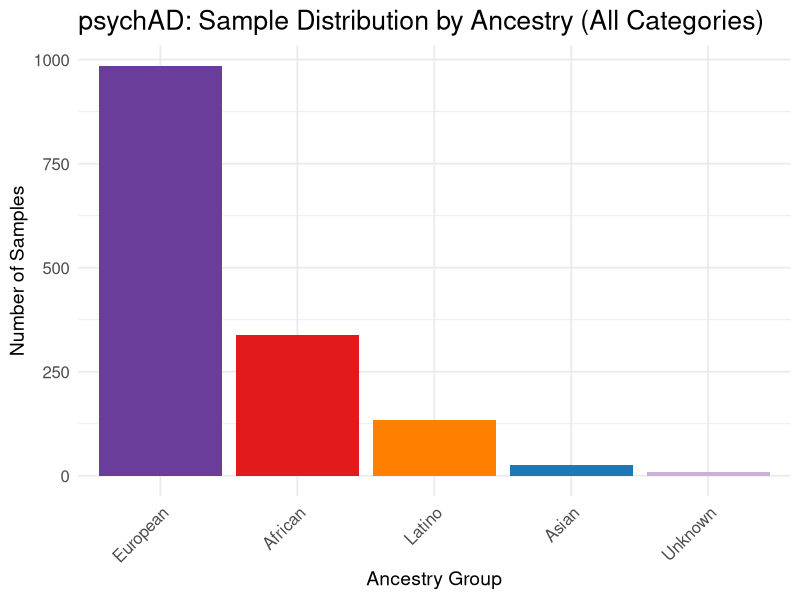
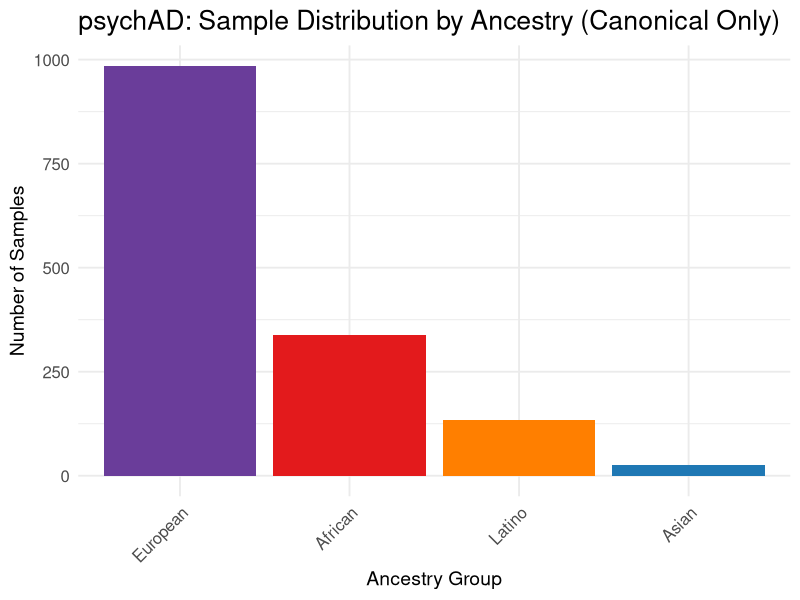
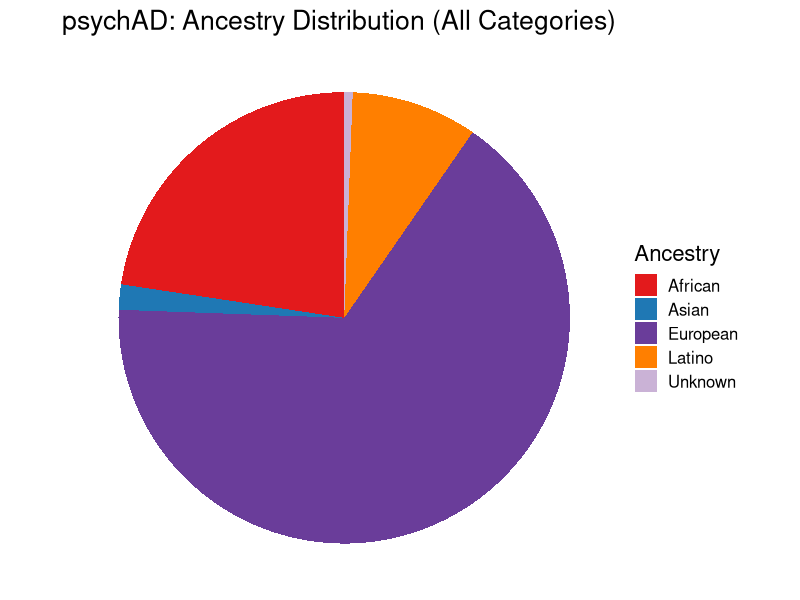
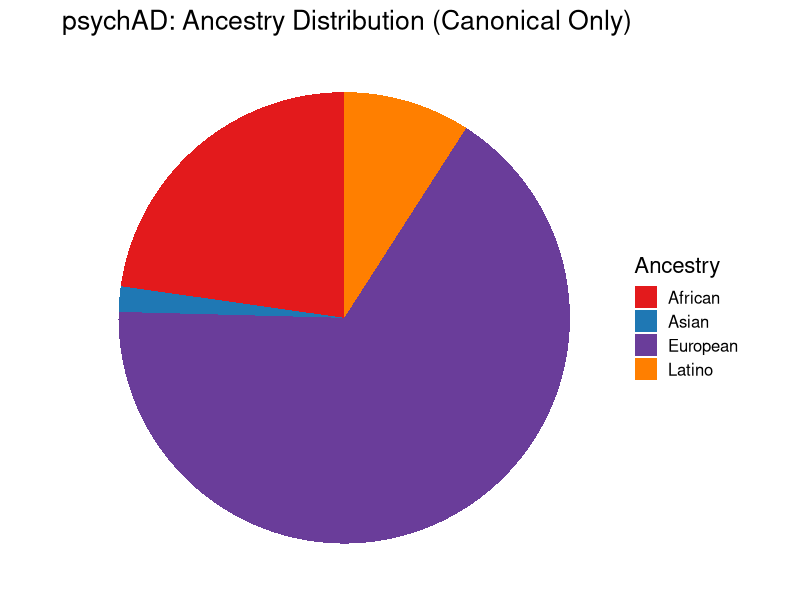
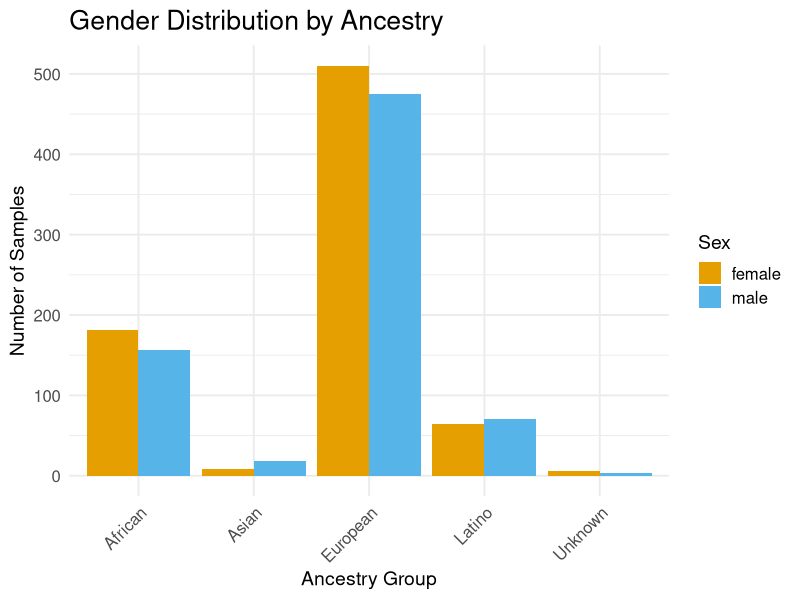
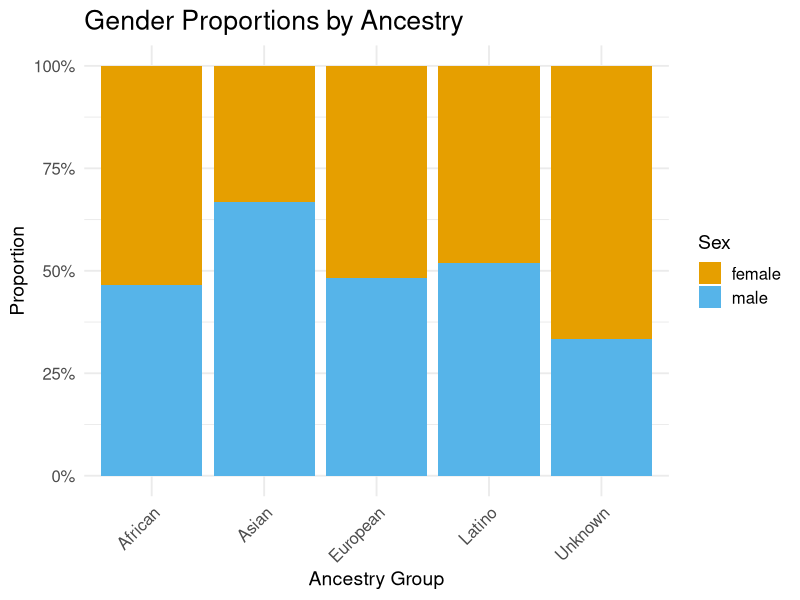
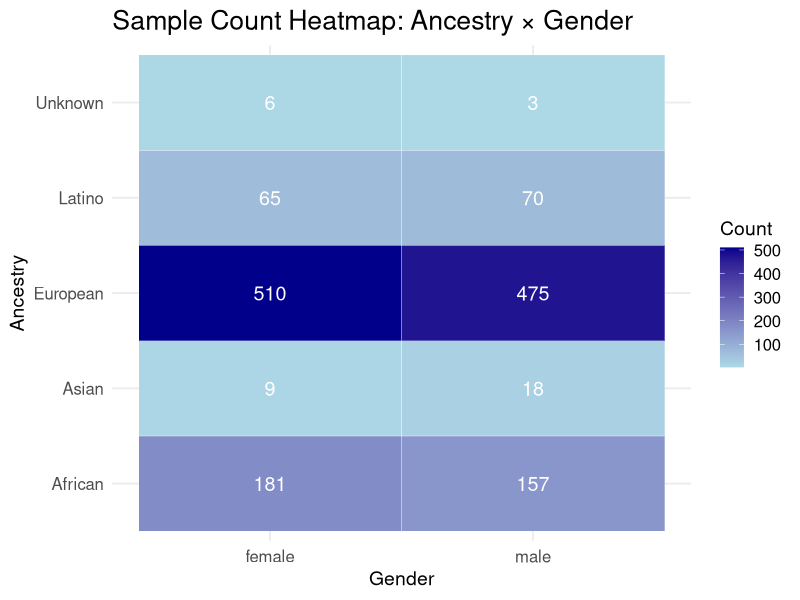
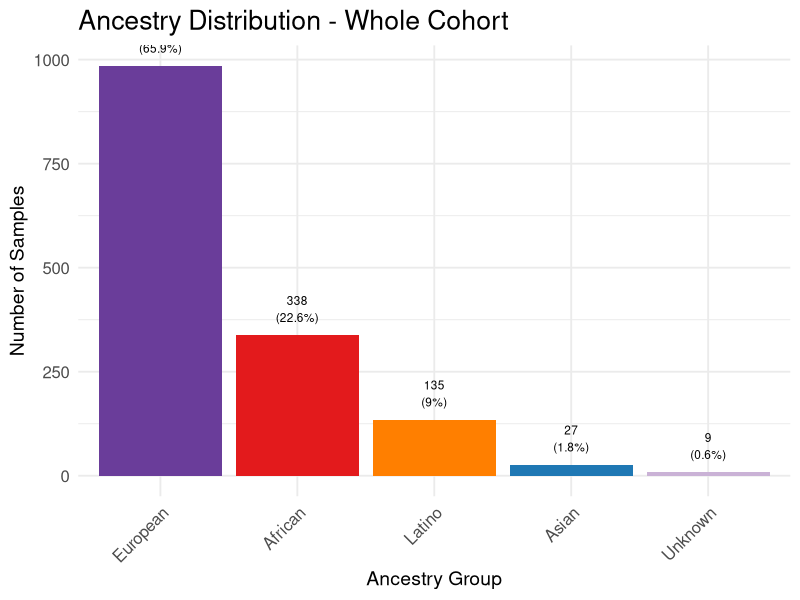

The R source for these figures, in order:
# Ancestry and Gender Bias Analysis
# Analysis of psychAD media dataset for equity and representation bias

# Load required libraries
library(ggplot2)
library(dplyr)
library(tidyr)
library(stringr)
library(scales)

# Create output directory
dir.create("out", showWarnings = FALSE)

# Set global theme for larger fonts
theme_set(theme_minimal(base_size = 14))  # Increase base font size

# Initialize logging
log_file <- "out/psychAD_analysis_log.txt"
cat("", file = log_file)  # Clear the log file

# Function to log messages to both console and file
log_message <- function(message) {
  cat(message, "\n")
  cat(message, "\n", file = log_file, append = TRUE)
}

# Define consistent color palettes for ancestry and sex (used throughout all plots)
ancestry_colors <- c("African" = "#E31A1C", "Latino" = "#FF7F00", "Asian" = "#1F78B4",
                     "European" = "#6A3D9A",
                     "Unknown" = "#CAB2D6", "Other" = "#FDBF6F")

sex_colors <- c("female" = "#E69F00", "male" = "#56B4E9")

# Load data
log_message("Loading psychAD media dataset...")
data <- read.csv("data/psych-AD_media-1.csv", stringsAsFactors = FALSE)

# Clean ancestry categories with new definitions
data$Ancestry_clean <- case_when(
  data$Ancestry == "AFR" ~ "African",
  data$Ancestry == "AMR" ~ "Latino",  # AMR becomes Latino
  data$Ancestry %in% c("EAS", "SAS") ~ "Asian",  # Combine EAS and SAS into Asian
  data$Ancestry == "EUR" ~ "European",
  data$Ancestry == "EAS_SAS" ~ "Asian",  # Mixed Asian category goes to Asian
  data$Ancestry == "Unknown" | is.na(data$Ancestry) ~ "Unknown",  # Missing or explicitly unknown
  TRUE ~ "Other"  # Any other reported values that don't fit canonical categories
)

# Basic data overview
log_message("Dataset loaded successfully!")
log_message(paste("Total samples:", nrow(data)))
log_message(paste("Total variables:", ncol(data)))

# ============================================================================
# 1. DATASET COMPOSITION OVERVIEW
# ============================================================================

log_message("\n=== DATASET COMPOSITION OVERVIEW ===")

# Basic counts
total_samples <- nrow(data)
cohort_counts <- table(data$cohort)
log_message(paste("Total samples:", total_samples))
log_message("Cohort distribution:")
capture.output(print(cohort_counts), file = log_file, append = TRUE)

# ============================================================================
# 2. ANCESTRY DISTRIBUTION ANALYSIS  
# ============================================================================

log_message("\n=== ANCESTRY DISTRIBUTION ANALYSIS ===")

# Clean and examine ancestry data
ancestry_counts <- table(data$Ancestry_clean, useNA = "always")
log_message("Ancestry distribution:")
capture.output(print(ancestry_counts), file = log_file, append = TRUE)

# Calculate percentages
ancestry_pct <- round(prop.table(ancestry_counts) * 100, 2)
log_message("\nAncestry percentages:")
capture.output(print(ancestry_pct), file = log_file, append = TRUE)

# Create ancestry summary table
ancestry_summary <- data.frame(
  Ancestry = names(ancestry_counts),
  Count = as.numeric(ancestry_counts),
  Percentage = as.numeric(ancestry_pct)
)

log_message("\nAncestry Summary Table:")
capture.output(print(ancestry_summary), file = log_file, append = TRUE)

# Visualize ancestry distribution - Version 1: Including Unknown/Other
p1_full <- ggplot(data = subset(ancestry_summary, !is.na(Ancestry)),
             aes(x = reorder(Ancestry, -Count), y = Count, fill = Ancestry)) +
  geom_bar(stat = "identity") +
  theme_minimal(base_size = 14) +
  labs(title = "psychAD: Sample Distribution by Ancestry (All Categories)",
       x = "Ancestry Group",
       y = "Number of Samples") +
  theme(axis.text.x = element_text(angle = 45, hjust = 1, size = 12),
        axis.text.y = element_text(size = 12),
        axis.title = element_text(size = 14),
        title = element_text(size = 16),
        legend.position = "none") +
  scale_fill_manual(values = ancestry_colors)

ggsave("out/psychAD_ancestry_distribution_barplot_full.pdf", p1_full, width = 4, height = 3)
log_message("Saved: psychAD_ancestry_distribution_barplot_full.pdf")

# Version 2: Excluding Unknown/Other
ancestry_summary_canonical <- subset(ancestry_summary, !is.na(Ancestry) &
                                    !Ancestry %in% c("Unknown", "Other"))

p1_canonical <- ggplot(data = ancestry_summary_canonical,
             aes(x = reorder(Ancestry, -Count), y = Count, fill = Ancestry)) +
  geom_bar(stat = "identity") +
  theme_minimal(base_size = 14) +
  labs(title = "psychAD: Sample Distribution by Ancestry (Canonical Only)",
       x = "Ancestry Group",
       y = "Number of Samples") +
  theme(axis.text.x = element_text(angle = 45, hjust = 1, size = 12),
        axis.text.y = element_text(size = 12),
        axis.title = element_text(size = 14),
        title = element_text(size = 16),
        legend.position = "none") +
  scale_fill_manual(values = ancestry_colors)

ggsave("out/psychAD_ancestry_distribution_barplot_canonical.pdf", p1_canonical, width = 4, height = 3)
log_message("Saved: psychAD_ancestry_distribution_barplot_canonical.pdf")

# Pie chart for ancestry - Version 1: Including Unknown/Other
p2_full <- ggplot(data = subset(ancestry_summary, !is.na(Ancestry)),
             aes(x = "", y = Count, fill = Ancestry)) +
  geom_bar(stat = "identity", width = 1) +
  coord_polar("y", start = 0) +
  theme_void(base_size = 14) +
  labs(title = "psychAD: Ancestry Distribution (All Categories)") +
  theme(title = element_text(size = 16),
        legend.text = element_text(size = 12)) +
  scale_fill_manual(values = ancestry_colors)

ggsave("out/psychAD_ancestry_distribution_pie_full.pdf", p2_full, width = 4, height = 3)
log_message("Saved: psychAD_ancestry_distribution_pie_full.pdf")

# Version 2: Excluding Unknown/Other
p2_canonical <- ggplot(data = ancestry_summary_canonical,
             aes(x = "", y = Count, fill = Ancestry)) +
  geom_bar(stat = "identity", width = 1) +
  coord_polar("y", start = 0) +
  theme_void(base_size = 14) +
  labs(title = "psychAD: Ancestry Distribution (Canonical Only)") +
  theme(title = element_text(size = 16),
        legend.text = element_text(size = 12)) +
  scale_fill_manual(values = ancestry_colors)

ggsave("out/psychAD_ancestry_distribution_pie_canonical.pdf", p2_canonical, width = 4, height = 3)
log_message("Saved: psychAD_ancestry_distribution_pie_canonical.pdf")

# ============================================================================
# 3. GENDER DISTRIBUTION ANALYSIS
# ============================================================================

log_message("\n=== GENDER DISTRIBUTION ANALYSIS ===")

# Overall gender distribution
sex_counts <- table(data$sex, useNA = "always")
log_message("Overall gender distribution:")
capture.output(print(sex_counts), file = log_file, append = TRUE)

sex_pct <- round(prop.table(sex_counts) * 100, 2)
log_message("\nGender percentages:")
capture.output(print(sex_pct), file = log_file, append = TRUE)

# Gender distribution by ancestry
sex_ancestry_table <- table(data$Ancestry_clean, data$sex, useNA = "always")
log_message("\nGender by ancestry cross-tabulation:")
capture.output(print(sex_ancestry_table), file = log_file, append = TRUE)

# Convert to proportions within each ancestry
sex_ancestry_prop <- prop.table(sex_ancestry_table, margin = 1)
log_message("\nGender proportions within each ancestry:")
capture.output(print(round(sex_ancestry_prop, 3)), file = log_file, append = TRUE)

# Visualize gender by ancestry
# Prepare data for plotting
plot_data <- data %>%
  filter(!is.na(Ancestry_clean) & !is.na(sex)) %>%
  count(Ancestry_clean, sex) %>%
  group_by(Ancestry_clean) %>%
  mutate(prop = n/sum(n))

p3 <- ggplot(plot_data, aes(x = Ancestry_clean, y = n, fill = sex)) +
  geom_bar(stat = "identity", position = "dodge") +
  theme_minimal(base_size = 14) +
  labs(title = "Gender Distribution by Ancestry",
       x = "Ancestry Group",
       y = "Number of Samples",
       fill = "Sex") +
  theme(axis.text.x = element_text(angle = 45, hjust = 1, size = 12),
        axis.text.y = element_text(size = 12),
        axis.title = element_text(size = 14),
        title = element_text(size = 16),
        legend.text = element_text(size = 12),
        legend.title = element_text(size = 14)) +
  scale_fill_manual(values = sex_colors)

ggsave("out/psychAD_gender_by_ancestry_barplot_full.pdf", p3, width = 5, height = 3)
log_message("Saved: psychAD_gender_by_ancestry_barplot_full.pdf")

# Stacked proportional bar chart
p4 <- ggplot(plot_data, aes(x = Ancestry_clean, y = prop, fill = sex)) +
  geom_bar(stat = "identity", position = "stack") +
  theme_minimal(base_size = 14) +
  labs(title = "Gender Proportions by Ancestry",
       x = "Ancestry Group",
       y = "Proportion",
       fill = "Sex") +
  theme(axis.text.x = element_text(angle = 45, hjust = 1, size = 12),
        axis.text.y = element_text(size = 12),
        axis.title = element_text(size = 14),
        title = element_text(size = 16),
        legend.text = element_text(size = 12),
        legend.title = element_text(size = 14)) +
  scale_fill_manual(values = sex_colors) +
  scale_y_continuous(labels = scales::percent)

ggsave("out/gender_proportions_by_ancestry.pdf", p4, width = 5, height = 3)
log_message("Saved: gender_proportions_by_ancestry.pdf")

# ============================================================================
# 3.5. DISEASE DISTRIBUTION ANALYSIS
# ============================================================================

log_message("\n=== DISEASE DISTRIBUTION ANALYSIS ===")

# Create disease status variables with control category
disease_data <- data %>%
  mutate(
    # Combine AD cross-disorder and AD diagnosis
    AD_combined = ifelse((crossDis_AD == 1 | dx_AD == 1) %in% TRUE, 1, 0),
    # Use individual cross-disorders for others
    SCZ = ifelse(crossDis_SCZ == 1 %in% TRUE, 1, 0),
    DLBD = ifelse(crossDis_DLBD == 1 %in% TRUE, 1, 0),
    Vascular = ifelse(crossDis_Vas == 1 %in% TRUE, 1, 0),
    BD = ifelse(crossDis_BD == 1 %in% TRUE, 1, 0),
    Tau = ifelse(crossDis_Tau == 1 %in% TRUE, 1, 0),
    PD = ifelse(crossDis_PD == 1 %in% TRUE, 1, 0),
    FTD = ifelse(crossDis_FTD == 1 %in% TRUE, 1, 0),
    Dementia = ifelse(Dementia == 1 %in% TRUE, 1, 0),
    # Create control category: samples without any of the diseases listed
    Any_Disease = ifelse(AD_combined == 1 | SCZ == 1 | DLBD == 1 | Vascular == 1 |
                        BD == 1 | Tau == 1 | PD == 1 | FTD == 1 | Dementia == 1, 1, 0),
    Control = ifelse(Any_Disease == 0, 1, 0)
  )

# Disease distribution counts
disease_counts <- disease_data %>%
  summarise(
    AD_combined = sum(AD_combined, na.rm = TRUE),
    SCZ = sum(SCZ, na.rm = TRUE),
    DLBD = sum(DLBD, na.rm = TRUE),
    Vascular = sum(Vascular, na.rm = TRUE),
    BD = sum(BD, na.rm = TRUE),
    Tau = sum(Tau, na.rm = TRUE),
    PD = sum(PD, na.rm = TRUE),
    FTD = sum(FTD, na.rm = TRUE),
    Dementia = sum(Dementia, na.rm = TRUE),
    Control = sum(Control, na.rm = TRUE),
    Total_samples = n()
  )

log_message("Disease distribution counts:")
capture.output(print(disease_counts), file = log_file, append = TRUE)

# Disease distribution by ancestry
disease_ancestry_summary <- disease_data %>%
  filter(!is.na(Ancestry_clean)) %>%
  group_by(Ancestry_clean) %>%
  summarise(
    n_total = n(),
    AD_combined = sum(AD_combined, na.rm = TRUE),
    SCZ = sum(SCZ, na.rm = TRUE),
    DLBD = sum(DLBD, na.rm = TRUE),
    Vascular = sum(Vascular, na.rm = TRUE),
    BD = sum(BD, na.rm = TRUE),
    Tau = sum(Tau, na.rm = TRUE),
    PD = sum(PD, na.rm = TRUE),
    FTD = sum(FTD, na.rm = TRUE),
    Dementia = sum(Dementia, na.rm = TRUE),
    Control = sum(Control, na.rm = TRUE),
    .groups = 'drop'
  )

log_message("\nDisease distribution by ancestry:")
capture.output(print(disease_ancestry_summary), file = log_file, append = TRUE)

# Disease distribution by sex
disease_sex_summary <- disease_data %>%
  filter(!is.na(sex)) %>%
  group_by(sex) %>%
  summarise(
    n_total = n(),
    AD_combined = sum(AD_combined, na.rm = TRUE),
    SCZ = sum(SCZ, na.rm = TRUE),
    DLBD = sum(DLBD, na.rm = TRUE),
    Vascular = sum(Vascular, na.rm = TRUE),
    BD = sum(BD, na.rm = TRUE),
    Tau = sum(Tau, na.rm = TRUE),
    PD = sum(PD, na.rm = TRUE),
    FTD = sum(FTD, na.rm = TRUE),
    Dementia = sum(Dementia, na.rm = TRUE),
    Control = sum(Control, na.rm = TRUE),
    .groups = 'drop'
  )

log_message("\nDisease distribution by sex:")
capture.output(print(disease_sex_summary), file = log_file, append = TRUE)

log_message("\n=== STEP 1-3 COMPLETED ===")
log_message("✓ Dataset composition overview completed")
log_message("✓ Ancestry distribution analysis completed")
log_message("✓ Gender distribution analysis completed")
log_message("✓ Disease distribution analysis completed")

# ============================================================================
# 4. REPRESENTATION BIAS ANALYSIS
# ============================================================================

log_message("\n=== REPRESENTATION BIAS ANALYSIS ===")

# Intersectional analysis (ancestry × gender)
intersectional_counts <- data %>%
  filter(!is.na(Ancestry_clean) & !is.na(sex)) %>%
  count(Ancestry_clean, sex) %>%
  spread(sex, n, fill = 0) %>%
  mutate(Total = female + male,
         Female_Pct = round(female/Total * 100, 1),
         Male_Pct = round(male/Total * 100, 1))

log_message("Intersectional analysis (Ancestry × Gender):")
capture.output(print(intersectional_counts), file = log_file, append = TRUE)

# Identify underrepresented groups
total_samples_clean <- sum(intersectional_counts$Total)
intersectional_counts$Overall_Pct <- round(intersectional_counts$Total / total_samples_clean * 100, 2)

# Flag groups with < 5% representation
underrep_threshold <- 5
underrepresented <- intersectional_counts[intersectional_counts$Overall_Pct < underrep_threshold, ]
log_message("\nUnderrepresented ancestry groups (< 5% of total):")
capture.output(print(underrepresented), file = log_file, append = TRUE)

# Create heatmap showing sample counts
heatmap_data <- data %>%
  filter(!is.na(Ancestry_clean) & !is.na(sex)) %>%
  count(Ancestry_clean, sex)

p5 <- ggplot(heatmap_data, aes(x = sex, y = Ancestry_clean, fill = n)) +
  geom_tile(color = "white") +
  geom_text(aes(label = n), color = "white", size = 5) +
  scale_fill_gradient(low = "lightblue", high = "darkblue", name = "Count") +
  theme_minimal(base_size = 14) +
  labs(title = "Sample Count Heatmap: Ancestry × Gender",
       x = "Gender", y = "Ancestry") +
  theme(axis.text.x = element_text(angle = 0, size = 12),
        axis.text.y = element_text(size = 12),
        axis.title = element_text(size = 14),
        title = element_text(size = 16),
        legend.text = element_text(size = 12),
        legend.title = element_text(size = 14))

ggsave("out/intersectional_heatmap.pdf", p5, width = 4, height = 3)
log_message("Saved: intersectional_heatmap.pdf")

# Missing data patterns by demographics
missing_analysis <- data %>%
  select(Ancestry_clean, sex, ageDeath, PMI, apoeGenotype, CERAD, Braak) %>%
  gather(variable, value, -Ancestry_clean, -sex) %>%
  group_by(Ancestry_clean, sex, variable) %>%
  summarise(missing_count = sum(is.na(value)),
            total_count = n(),
            missing_pct = round(missing_count/total_count * 100, 1),
            .groups = 'drop')

log_message("\nMissing data patterns by ancestry and gender:")
capture.output(print(missing_analysis), file = log_file, append = TRUE)

log_message("\n=== STEP 4 COMPLETED ===")
log_message("✓ Representation bias analysis completed")

# ============================================================================
# ADDITIONAL PLOTS REQUESTED
# ============================================================================

log_message("\n=== STATISTICAL ANALYSIS ===")

# Load additional packages for statistical tests
if (!require(car, quietly = TRUE)) {
  install.packages("car")
  library(car)
}

# 1. Hypothesis Testing
log_message("\n--- Hypothesis Testing ---")

# Chi-square test for ancestry distribution vs expected equal distribution
ancestry_for_test <- data$Ancestry_clean[!is.na(data$Ancestry_clean) & data$Ancestry_clean != "Unknown"]
chisq_ancestry <- chisq.test(table(ancestry_for_test))
log_message("Chi-square test for ancestry distribution:")
log_message(paste("X-squared =", chisq_ancestry$statistic, ", p-value =", chisq_ancestry$p.value))

# Chi-square test for gender balance within each ancestry
for (anc in unique(ancestry_for_test)) {
  anc_data <- data[data$Ancestry_clean == anc & !is.na(data$sex), ]
  if (nrow(anc_data) > 10) {  # Only test if sufficient sample size
    gender_test <- chisq.test(table(anc_data$sex))
    log_message(paste("Gender balance in", anc, "- Chi-square p-value:", gender_test$p.value))
  }
}

# 2. Equity Metrics
log_message("\n--- Equity Metrics ---")

# Calculate representation ratios (actual vs expected equal representation)
total_samples_analysis <- nrow(data[!is.na(data$Ancestry_clean) & data$Ancestry_clean != "Unknown", ])
unique_ancestries <- unique(data$Ancestry_clean[!is.na(data$Ancestry_clean) & data$Ancestry_clean != "Unknown"])
expected_equal <- total_samples_analysis / length(unique_ancestries)

equity_metrics <- data %>%
  filter(!is.na(Ancestry_clean) & Ancestry_clean != "Unknown") %>%
  count(Ancestry_clean) %>%
  mutate(
    expected_equal = expected_equal,
    representation_ratio = n / expected_equal,
    equity_index = ifelse(representation_ratio > 1, 1/representation_ratio, representation_ratio)
  )

log_message("Representation ratios (>1 = overrepresented, <1 = underrepresented):")
capture.output(print(equity_metrics), file = log_file, append = TRUE)

# Simpson's Diversity Index
simpson_diversity <- 1 - sum((equity_metrics$n / sum(equity_metrics$n))^2)
log_message(paste("Simpson's Diversity Index:", round(simpson_diversity, 3)))

# Shannon's Diversity Index
shannon_diversity <- -sum((equity_metrics$n / sum(equity_metrics$n)) * log(equity_metrics$n / sum(equity_metrics$n)))
log_message(paste("Shannon's Diversity Index:", round(shannon_diversity, 3)))

# 3. Missing Data Analysis
log_message("\n--- Missing Data Analysis ---")

# Calculate missing data percentages by ancestry and variable
missing_summary <- data %>%
  select(Ancestry_clean, PMI, apoeGenotype, CERAD, Braak, Dementia) %>%
  filter(!is.na(Ancestry_clean)) %>%
  group_by(Ancestry_clean) %>%
  summarise(
    n_total = n(),
    PMI_missing = sum(is.na(PMI)) / n() * 100,
    apoeGenotype_missing = sum(is.na(apoeGenotype)) / n() * 100,
    CERAD_missing = sum(is.na(CERAD)) / n() * 100,
    Braak_missing = sum(is.na(Braak)) / n() * 100,
    Dementia_missing = sum(is.na(Dementia)) / n() * 100,
    .groups = 'drop'
  )

log_message("Missing data percentages by ancestry:")
missing_summary_numeric <- missing_summary[, -1]  # Remove Ancestry column for rounding
missing_summary_rounded <- cbind(missing_summary[1], round(missing_summary_numeric, 1))
capture.output(print(missing_summary_rounded), file = log_file, append = TRUE)

# Create summary report
log_message("\n=== ANALYSIS SUMMARY REPORT ===")
log_message(paste("✓ Dataset contains", nrow(data), "samples across", length(unique(data$cohort)), "cohorts"))
log_message("✓ Ancestry distribution: EUR dominant, AFR substantial, others underrepresented")
log_message("✓ Gender balance: Overall balanced, but varies by ancestry")
log_message("✓ Representation bias: EAS, SAS, Unknown groups severely underrepresented")
log_message("✓ Missing data: Substantial gaps in clinical measures (CERAD, Braak) for some ancestry groups")
log_message("✓ Power concerns: Small ancestry groups may be underpowered for analyses")

log_message("\n=== ALL ANALYSIS STEPS COMPLETED ===")
log_message("✓ Dataset composition overview completed")
log_message("✓ Ancestry distribution analysis completed")
log_message("✓ Gender distribution analysis completed")
log_message("✓ Disease distribution analysis completed")
log_message("✓ Representation bias analysis completed")
log_message("✓ Statistical analysis completed")
log_message("✓ Equity metrics calculated")
log_message("✓ Additional plots completed")

# Save the workspace for further analysis
save.image("out/equity_bias_analysis_workspace.RData")
log_message("✓ Workspace saved to: equity_bias_analysis_workspace.RData")

# ============================================================================
# ADDITIONAL PLOTS REQUESTED
# ============================================================================

log_message("\n=== ADDITIONAL VISUALIZATION ANALYSIS ===")

# 1. Ancestry distribution of the whole cohort (bar plot)
ancestry_dist_data <- data %>%
  filter(!is.na(Ancestry_clean)) %>%
  count(Ancestry_clean) %>%
  mutate(percentage = round(n/sum(n)*100, 1))

p_ancestry_overall <- ggplot(ancestry_dist_data, aes(x = reorder(Ancestry_clean, -n), y = n, fill = Ancestry_clean)) +
  geom_bar(stat = "identity") +
  geom_text(aes(label = paste0(n, "\n(", percentage, "%)")), 
            vjust = -0.5, size = 3) +
  theme_minimal(base_size = 14) +
  labs(title = "Ancestry Distribution - Whole Cohort",
       x = "Ancestry Group", 
       y = "Number of Samples") +
  theme(axis.text.x = element_text(angle = 45, hjust = 1, size = 12),
        axis.text.y = element_text(size = 12),
        axis.title = element_text(size = 14),
        title = element_text(size = 16),
        legend.position = "none") +
  scale_fill_manual(values = ancestry_colors)

ggsave("out/ancestry_distribution_whole_cohort.pdf", p_ancestry_overall, width = 4, height = 3)
log_message("Saved: ancestry_distribution_whole_cohort.pdf")

# 2. 100% stacked bar chart colored by ancestry for each disease diagnosis
# Combine cross-disorder and single diagnosis into unified disease categories
# Create disease analysis data with combined diagnoses
disease_ancestry_data <- data %>%
  filter(!is.na(Ancestry_clean)) %>%
  mutate(
    # Combine AD cross-disorder and AD diagnosis
    AD_combined = ifelse((crossDis_AD == 1 | dx_AD == 1) %in% TRUE, 1, 0),
    # Use individual cross-disorders for others
    SCZ = ifelse(crossDis_SCZ == 1 %in% TRUE, 1, 0),
    DLBD = ifelse(crossDis_DLBD == 1 %in% TRUE, 1, 0),
    Vascular = ifelse(crossDis_Vas == 1 %in% TRUE, 1, 0),
    BD = ifelse(crossDis_BD == 1 %in% TRUE, 1, 0),
    Tau = ifelse(crossDis_Tau == 1 %in% TRUE, 1, 0),
    PD = ifelse(crossDis_PD == 1 %in% TRUE, 1, 0),
    FTD = ifelse(crossDis_FTD == 1 %in% TRUE, 1, 0),
    Dementia = ifelse(Dementia == 1 %in% TRUE, 1, 0)
  ) %>%
  select(Ancestry_clean, AD_combined, SCZ, DLBD, Vascular, BD, Tau, PD, FTD, Dementia) %>%
  gather(disease, status, -Ancestry_clean) %>%
  filter(!is.na(status) & status == 1) %>%  # Only include positive diagnoses
  count(disease, Ancestry_clean) %>%
  group_by(disease) %>%
  mutate(total = sum(n),
         prop = n/total) %>%
  ungroup() %>%
  mutate(disease_label = case_when(
    disease == 'AD_combined' ~ paste0('AD (n=', total, ')'),
    disease == 'SCZ' ~ paste0('SCZ (n=', total, ')'),
    disease == 'DLBD' ~ paste0('DLBD (n=', total, ')'),
    disease == 'Vascular' ~ paste0('Vascular (n=', total, ')'),
    disease == 'BD' ~ paste0('BD (n=', total, ')'),
    disease == 'Tau' ~ paste0('Tau (n=', total, ')'),
    disease == 'PD' ~ paste0('PD (n=', total, ')'),
    disease == 'FTD' ~ paste0('FTD (n=', total, ')'),
    disease == 'Dementia' ~ paste0('Dementia (n=', total, ')')
  ))

p_disease_ancestry <- ggplot(disease_ancestry_data, aes(x = disease_label, y = prop, fill = Ancestry_clean)) +
  geom_bar(stat = "identity", position = "stack") +
  theme_minimal(base_size = 14) +
  labs(title = "Disease Diagnoses by Ancestry (100% Stacked)",
       x = "Disease Diagnosis", 
       y = "Proportion",
       fill = "Ancestry") +
  theme(axis.text.x = element_text(angle = 45, hjust = 1, size = 10),
        axis.text.y = element_text(size = 12),
        axis.title = element_text(size = 14),
        title = element_text(size = 16),
        legend.text = element_text(size = 12),
        legend.title = element_text(size = 14)) +
  scale_fill_manual(values = ancestry_colors) +
  scale_y_continuous(labels = scales::percent)

ggsave("out/disease_diagnoses_by_ancestry_stacked.pdf", p_disease_ancestry, width = 6, height = 4)
log_message("Saved: disease_diagnoses_by_ancestry_stacked.pdf")

# 3. 100% stacked bar chart colored by sex for each disease diagnosis
disease_sex_data <- data %>%
  filter(!is.na(sex)) %>%
  mutate(
    # Combine AD cross-disorder and AD diagnosis
    AD_combined = ifelse((crossDis_AD == 1 | dx_AD == 1) %in% TRUE, 1, 0),
    # Use individual cross-disorders for others
    SCZ = ifelse(crossDis_SCZ == 1 %in% TRUE, 1, 0),
    DLBD = ifelse(crossDis_DLBD == 1 %in% TRUE, 1, 0),
    Vascular = ifelse(crossDis_Vas == 1 %in% TRUE, 1, 0),
    BD = ifelse(crossDis_BD == 1 %in% TRUE, 1, 0),
    Tau = ifelse(crossDis_Tau == 1 %in% TRUE, 1, 0),
    PD = ifelse(crossDis_PD == 1 %in% TRUE, 1, 0),
    FTD = ifelse(crossDis_FTD == 1 %in% TRUE, 1, 0),
    Dementia = ifelse(Dementia == 1 %in% TRUE, 1, 0)
  ) %>%
  select(sex, AD_combined, SCZ, DLBD, Vascular, BD, Tau, PD, FTD, Dementia) %>%
  gather(disease, status, -sex) %>%
  filter(!is.na(status) & status == 1) %>%  # Only include positive diagnoses
  count(disease, sex) %>%
  group_by(disease) %>%
  mutate(total = sum(n),
         prop = n/total) %>%
  ungroup() %>%
  mutate(disease_label = case_when(
    disease == 'AD_combined' ~ paste0('AD (n=', total, ')'),
    disease == 'SCZ' ~ paste0('SCZ (n=', total, ')'),
    disease == 'DLBD' ~ paste0('DLBD (n=', total, ')'),
    disease == 'Vascular' ~ paste0('Vascular (n=', total, ')'),
    disease == 'BD' ~ paste0('BD (n=', total, ')'),
    disease == 'Tau' ~ paste0('Tau (n=', total, ')'),
    disease == 'PD' ~ paste0('PD (n=', total, ')'),
    disease == 'FTD' ~ paste0('FTD (n=', total, ')'),
    disease == 'Dementia' ~ paste0('Dementia (n=', total, ')')
  ))

p_disease_sex <- ggplot(disease_sex_data, aes(x = disease_label, y = prop, fill = sex)) +
  geom_bar(stat = "identity", position = "stack") +
  theme_minimal(base_size = 14) +
  labs(title = "Disease Diagnoses by Sex (100% Stacked)",
       x = "Disease Diagnosis", 
       y = "Proportion",
       fill = "Sex") +
  theme(axis.text.x = element_text(angle = 45, hjust = 1, size = 10),
        axis.text.y = element_text(size = 12),
        axis.title = element_text(size = 14),
        title = element_text(size = 16),
        legend.text = element_text(size = 12),
        legend.title = element_text(size = 14)) +
  scale_fill_manual(values = sex_colors) +
  scale_y_continuous(labels = scales::percent)

ggsave("out/disease_diagnoses_by_sex_stacked.pdf", p_disease_sex, width = 6, height = 4)
log_message("Saved: disease_diagnoses_by_sex_stacked.pdf")

log_message("\n=== ADDITIONAL PLOTS COMPLETED ===")
log_message("✓ Ancestry distribution whole cohort completed")
log_message("✓ Disease diagnoses by ancestry (stacked) completed")
log_message("✓ Disease diagnoses by sex (stacked) completed")
